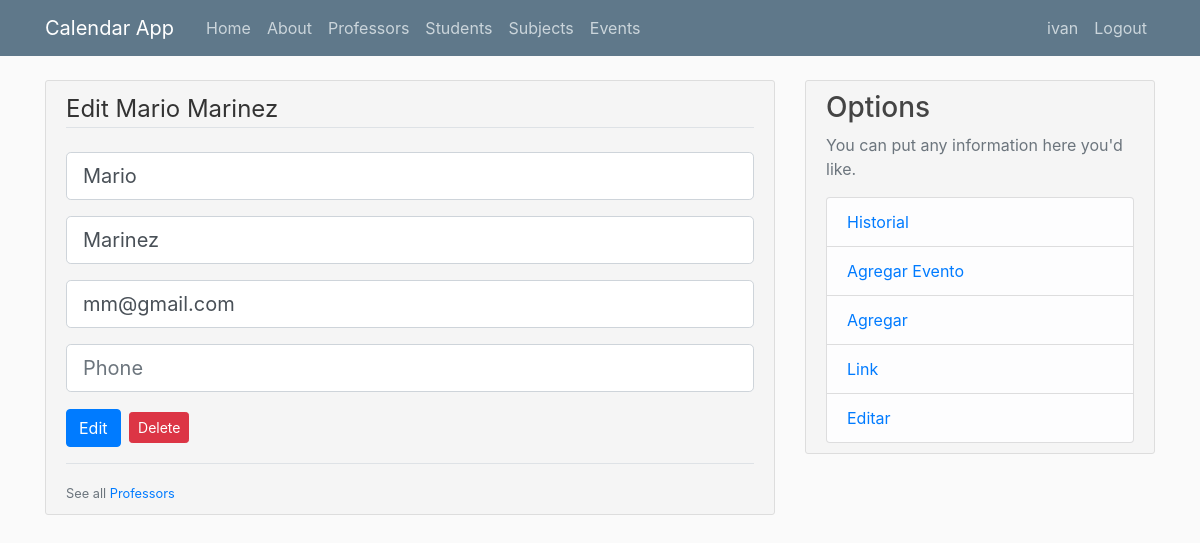
Page /edit_professor?Professor=1 (signed in) on the committed database.
### flaskcalendar/models.py (models this page shows, shortened)
class User(db.Model, UserMixin):
    id = db.Column(db.Integer, primary_key=True)
    username = db.Column(db.String(20), unique=True, nullable=False)
    email = db.Column(db.String(120), unique=True, nullable=False)
    image_file = db.Column(db.String(20), nullable=False, default='default.jpg')
    password = db.Column(db.String(60), nullable=False)
    events = db.relationship('Event', backref='author', lazy=True, cascade="all, delete-orphan")
    professors = db.relationship('Professor', backref='author', lazy=True, cascade="all, delete-orphan")
    students = db.relationship('Student', backref='author', lazy=True, cascade="all, delete-orphan")
    subjects = db.relationship('Subject', backref='author', lazy=True, cascade="all, delete-orphan")
    history = db.relationship('History', backref='author', lazy=True, cascade="all, delete-orphan")

class Professor(db.Model):
    id = db.Column(db.Integer, primary_key=True)
    name = db.Column(db.String(100), nullable=False)
    last_name = db.Column(db.String(100), nullable=False)
    email = db.Column(db.String(120), unique=True, nullable=True)
    phone = db.Column(db.Integer)
    events = db.relationship('Event', backref='professor', lazy=True, cascade="all, delete-orphan")
    subjects = db.relationship('ProfessorSubjects', backref='professor', lazy=True, cascade="all, delete-orphan")
    author_id =  db.Column(db.Integer, db.ForeignKey('user.id'), nullable=False)
    def fullName(self):
        return f"{self.name} {self.last_name}"

### flaskcalendar/professors/routes.py (the view)
@professorsAPP.route("/edit_professor", methods=['GET','POST'])
@login_required
def edit_professor():
    form = AddProfessorForm()
    if form.validate_on_submit():
        professor_id = int(request.form.get("instance_id"))
        instance = Professor.query.filter_by(id=professor_id).first()
        if isAuthor(instance):
            instance.name = form.name.data
            instance.last_name  = form.last_name.data
            instance.email  = form.email.data
            instance.phone = form.phone.data
            addToHistory(instance,'edit')
            db.session.commit()
            flash(f"{instance.fullName()} account has been updated",'success')
            return redirect(url_for('professors.professors'))
    elif request.method == 'GET' and request.args.get('Professor'):
        professor_id = int(request.args.get('Professor'))
        instance = Professor.query.filter_by(id=professor_id).first()
        if isAuthor(instance):
            form.name.data = instance.name
            form.last_name.data = instance.last_name
            form.email.data = instance.email
            form.phone.data = instance.phone
            return render_template('professors/edit_professor.html', form=form, instance=instance)
    return redirect(url_for('professors.professors'))

### flaskcalendar/professors/forms.py
class AddProfessorForm(FlaskForm):
    name = StringField('Name', validators=[], render_kw={"placeholder": "Name"})
    last_name = StringField('Last Name', validators=[], render_kw={"placeholder": "Last Name"})
    email = StringField('Email', validators=[DataRequired(), Email()], render_kw={"placeholder": "Email"})
    phone = StringField('Phone', validators=[], render_kw={"placeholder": "Phone"})
    submit = SubmitField('Add Professor')

### flaskcalendar/models.py (called while the page is built)
@login_manager.user_loader
def load_user(user_id):
    return User.query.get(int(user_id))

### flaskcalendar/users/utils.py (called while the page is built)
def isAuthor(instance,current_user=current_user):
    if instance and instance.author_id == current_user.id:
        return True
    else:
        return False

### flaskcalendar/templates/professors/edit_professor.html (shortened to what this page needs)
{% extends "layout.html" %}
{% block content %}
<div class="content-section">
    <form method="POST" action="" >
        <fieldset class="form-group">
            <legend class='border-bottom mb-4'>Edit {{instance.fullName() }}</legend>
            {% for formField in form %}
                <div class='form-group'>
                    {% if formField.errors %}
                        {{formField(class="form-control form-control-lg is-invalid")}}
                        <div class="invalid-feedback">
                            {% for error in formField.errors %}
                                <span>{{ error }}</span>
                            {% endfor %}
                        </div>
                    {% elif formField.type == 'SubmitField' %}
                    {% else %}
                        {{ formField(class="form-control form-control-lg") }}
                    {% endif %}
                </div>
            {% endfor %}
            <button class="btn btn-primary" type="submit">Edit</button>
            <button type="button" class="btn btn-danger btn-sm m-1" data-toggle="modal" data-target="#deleteModal">Delete</button>
        </fieldset>
    </form>
    <div class='border-top pt-3'>
        <small class="text-muted">See all <a class="" href="{{ url_for('professors.professors') }}">{{ instance.__class__.__name__}}s</a></small>
    </div>
</div>
{% endblock content %}

### flaskcalendar/templates/layout.html (shortened to what this page needs)
<!DOCTYPE html>
<html>
<head>
    <link rel="stylesheet" href="{{url_for('static',filename='css/bootstrap.min.css')}}" >
    <link rel="stylesheet" href="{{url_for('static',filename='css/main.css')}}" >
</head>
<body>
    <header class="site-header">
      <nav class="navbar navbar-expand-md navbar-dark bg-steel fixed-top">
        <div class="container">
          <a class="navbar-brand mr-4" href="{{url_for('main.home')}}">Calendar App</a>
          <div class="collapse navbar-collapse" id="navbarToggle">
            <div class="navbar-nav mr-auto">
              <a class="nav-item nav-link" href="{{url_for('main.home')}}">Home</a>
              <a class="nav-item nav-link" href="{{url_for('main.about')}}">About</a>
              <a class="nav-item nav-link" href="{{url_for('professors.professors')}}">Professors</a>
              <a class="nav-item nav-link" href="{{url_for('students.students')}}">Students</a>
              <a class="nav-item nav-link" href="{{url_for('subjects.subjects')}}">Subjects</a>
              <a class="nav-item nav-link" href="{{url_for('events.events')}}">Events</a>
            </div>
            <div class="navbar-nav">
              {% if current_user.is_authenticated %}
                <a class="nav-item nav-link" href="{{url_for('users.account')}}">{{ current_user.username }}</a>
                <a class="nav-item nav-link" href="{{url_for('users.logout')}}">Logout</a>
              {% else %}
                <a class="nav-item nav-link" href="{{url_for('users.login')}}">Login</a>
                <a class="nav-item nav-link" href="{{url_for('users.register')}}">Register</a>
              {% endif %}
            </div>
          </div>
        </div>
      </nav>
    </header>
        <main role="main" class="container">
          <div class="row">
            <div class="col-md-8">
            {% block content %}
            {% endblock %}
            </div>
            <div class="col-md-4">
              <div class="content-section">
                <h3>Options</h3>
                <p class='text-muted'>You can put any information here you'd like.
                  <ul class="list-group">
                    <li class="list-group-item list-group-item-light"><a  href="{{ url_for('main.history') }}">Historial</a></li>
                    <li class="list-group-item list-group-item-light"><a href="{{ url_for('events.create_event') }}">Agregar Evento</a></li>
                    <li class="list-group-item list-group-item-light"><a href="{{ url_for('main.add') }}">Agregar</a></li>
                    <li class="list-group-item list-group-item-light"><a href="{{ url_for('main.link') }}">Link</a></li>
                    <li class="list-group-item list-group-item-light"><a href="{{url_for('main.edit') }}">Editar</a></li>
                  </ul>
              </div>
            </div>
          </div>
        </main>
</body>
</html>

### flaskcalendar/static/css/main.css (style rules this page uses)
body { background: #fafafa; color: #333333; margin-top: 5rem; }
h1, h2, h3, h4, h5, h6 { color: #444444; }
.bg-steel { background-color: #5f788a; }
.site-header .navbar-nav .nav-link { color: #cbd5db; }
.content-section { background-color: #f5f5f5; padding: 10px 20px; border: 1px solid #dddddd; border-radius: 3px; margin-bottom: 20px; }

### rows in the picture
User: username "ivan"
Professor: fullName "Mario Marinez", name "Mario" "Marinez" "mm@gmail.com"

### other values in the picture
{{ instance.__class__.__name__ }} "Professor"
